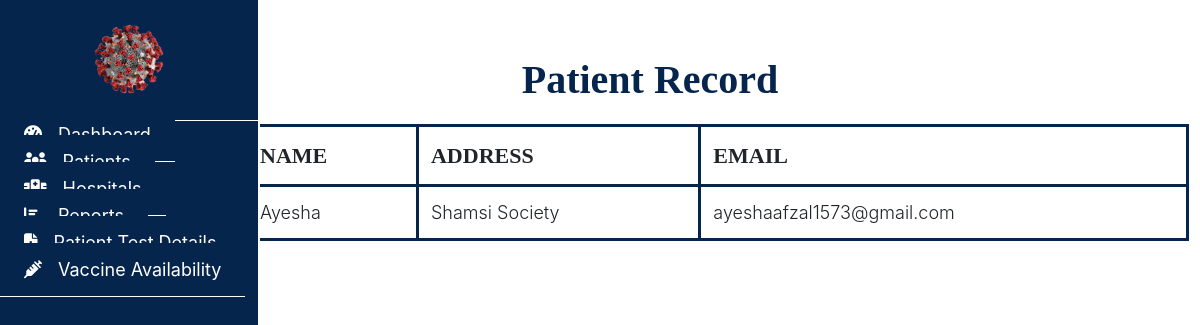
The app's page /admin/patientrecord.php (signed in), older data.
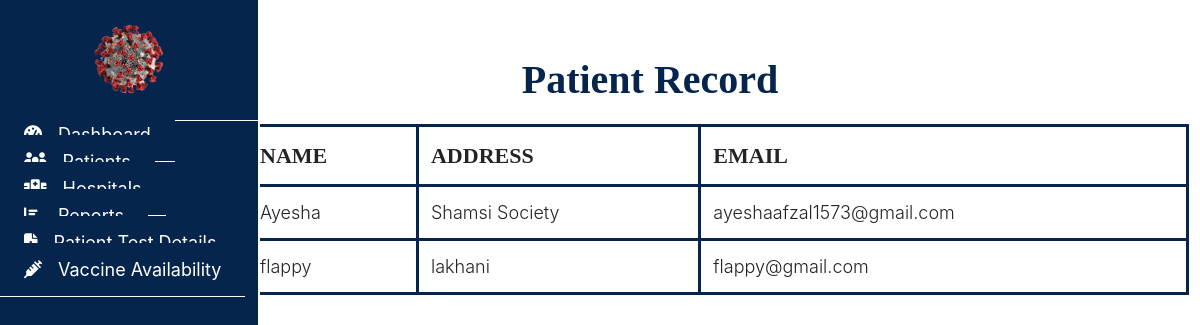
The same page, newer data.
### tables this page shows
CREATE TABLE `patient` (
  `patient_id` int(11) NOT NULL,
  `patient_name` varchar(255) DEFAULT NULL,
  `address` varchar(255) DEFAULT NULL,
  `email` varchar(255) DEFAULT NULL,
  `password` varchar(255) DEFAULT NULL
);

### admin/patientrecord.php (the view, shortened to what this page needs)
<?php
include("../connection.php");
?>
<!DOCTYPE html>
<html lang="en">
<head>
  <link rel="stylesheet" href="assets/style.css">
  <link rel="stylesheet" href="https://cdn.usebootstrap.com/bootstrap/3.3.7/css/bootstrap.min.css">
  <link rel="stylesheet"
    href="https://cdnjs.cloudflare.com/ajax/libs/material-design-iconic-font/2.2.0/css/material-design-iconic-font.min.css">
  <link rel="stylesheet" href="https://cdnjs.cloudflare.com/ajax/libs/font-awesome/6.4.0/css/all.min.css">
</head>
<body>
  <div id="sidebar">
    <header>
      <a href="#"><img src="../images/covidlogo.png" alt="" style="width:120px ; height:120px;padding: 20px;"></a>
    </header>
    <ul class="nav">
      <li>
        <a href="admin.php">
          <i class="fas fa-tachometer-alt"></i>Dashboard
        </a>
      </li>
      <li>
        <a href="patientrecord.php">
          <i class="fas fa-users"></i>Patients
        </a>
      </li>
      <li>
        <a href="hospitaldetails.php">
          <i class="fas fa-hospital"></i>Hospitals
        </a>
      </li>
      <li>
        <a href="crdetails.php">
          <i class="fas fa-chart-bar"></i>Reports
        </a>
      </li>
      <li>
        <a href="testdetails.php">
          <i class="fas fa-file-medical"></i>Patient Test Details
        </a>
      </li>
      <li>
        <a href="vaccine.php">
          <i class="fas fa-syringe"></i>Vaccine Availability
        </a>
      </li>
    </ul>
  </div>
  <nav class="navbar">
    <div class="container-fluid">
      <ul class="nav navbar-nav navbar-right">
        <li class="dropdown">
          <a href="#" class="dropdown-toggle" data-toggle="dropdown">
          </a>
        </li>
      </ul>
    </div>
  </nav>
  <div class="container-fluid" id="all-products">
    <h1 class="text-center">Patient Record</h1>
    <div class="container">
      <table class="table">
        <thead>
          <tr>
            <th>NAME</th>
            <th>ADDRESS</th>
            <th>EMAIL</th>
          </tr>
        </thead>
        <tbody>
          <?php
          $query = "SELECT * FROM patient";
          $result = mysqli_query($con, $query);
          foreach ($result as $row) {
            echo "<tr>";
            echo "<td>$row[patient_name]</td>";
            echo "<td>$row[address]</td>";
            echo "<td>$row[email]</td>";
            echo "</tr>";
          }
          ?>
        </tbody>
      </table>
    </div>
  </div>
</body>
</html>

Row changes from the older to the newer data that the page shows:
added patient: patient_name "flappy", address "lakhani", email "flappy@gmail.com"
